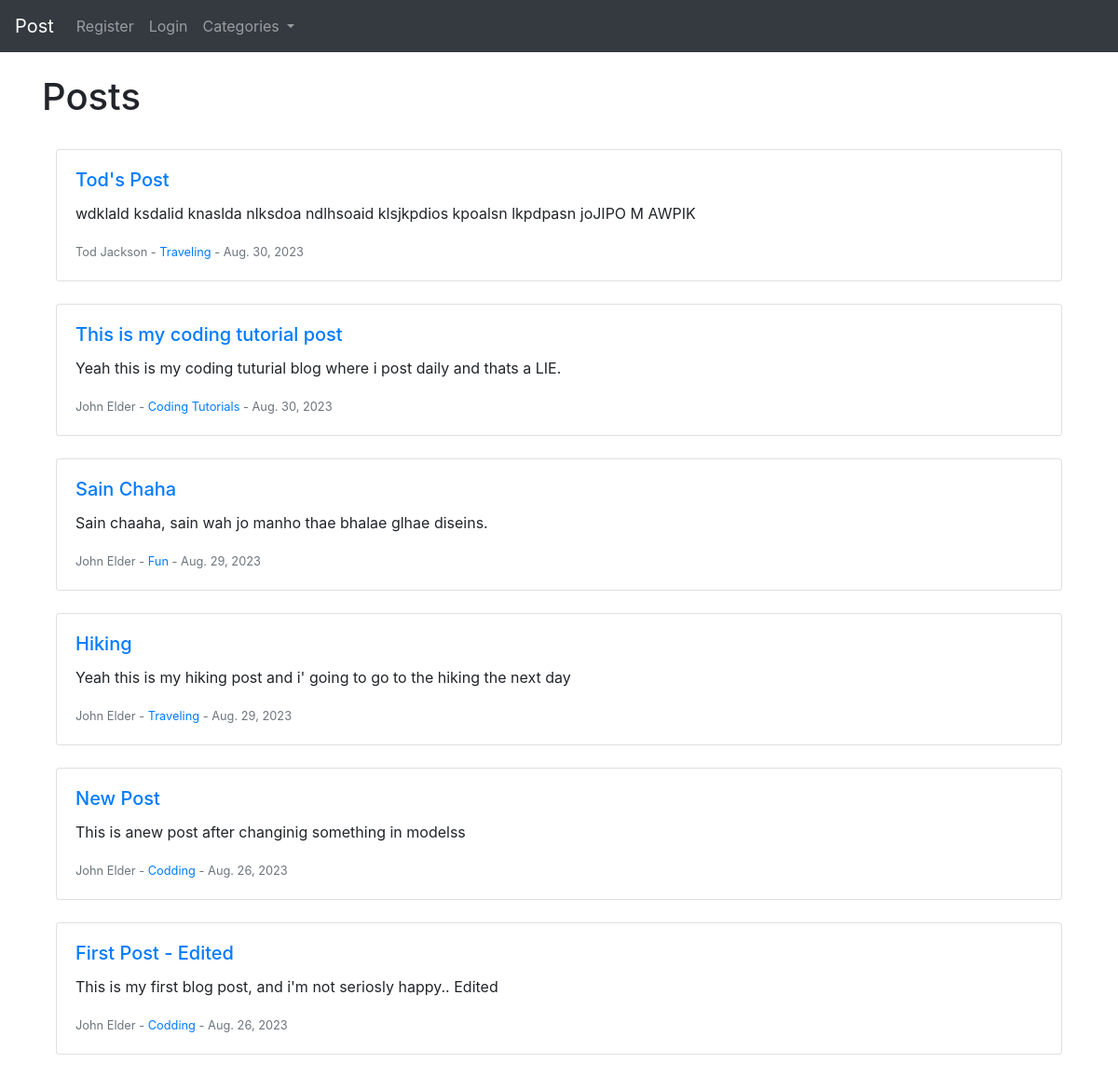
/, run on an earlier commit of the app's database.
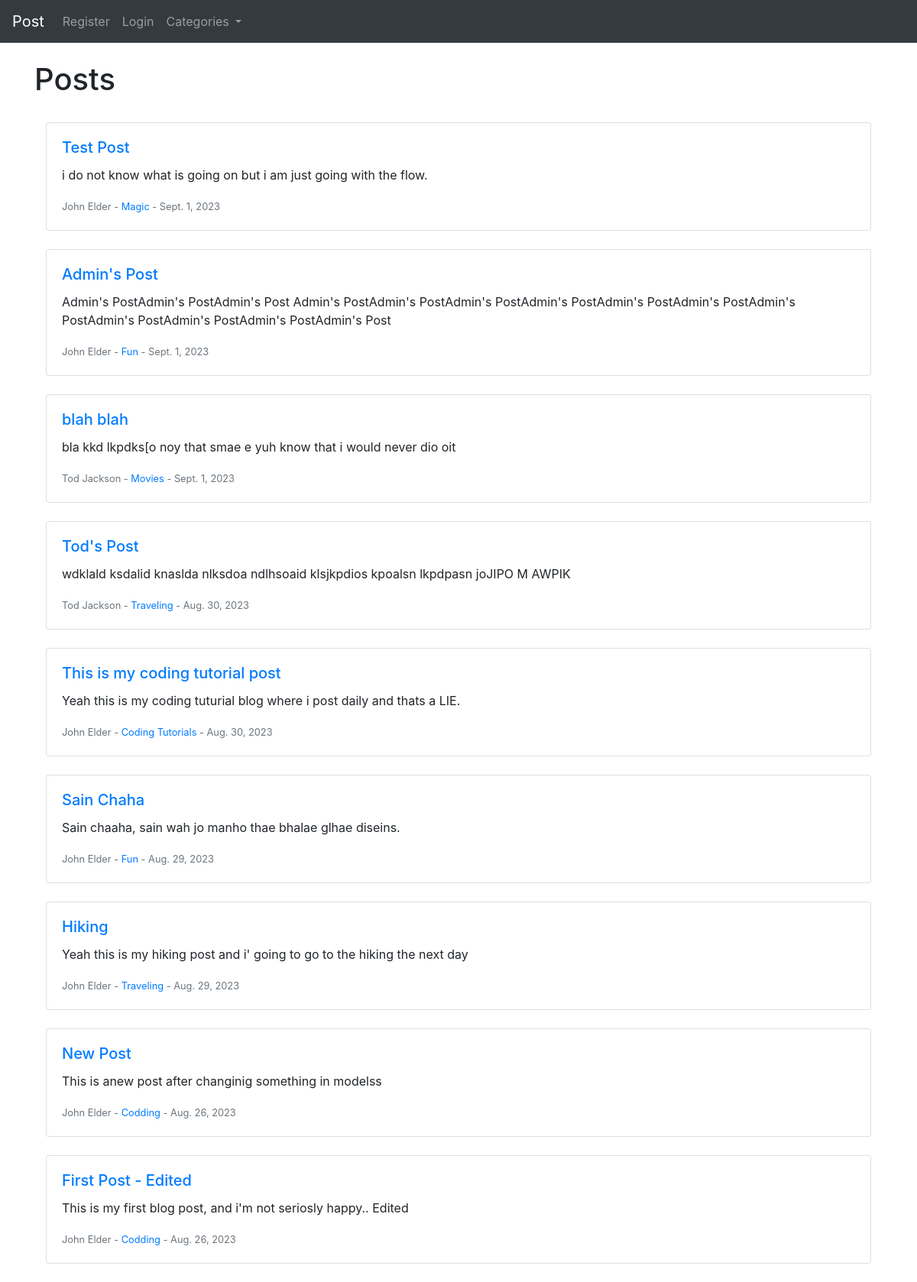
And on a later commit of the database.
### theblog/models.py (models this page shows, shortened)
class Post(models.Model):
    title = models.CharField(max_length=255)
    title_tag = models.CharField(max_length=255, default="Coding")
    author = models.ForeignKey(User, on_delete=models.CASCADE)
    body = models.TextField()
    post_date = models.DateTimeField(auto_now_add=True)
    category = models.CharField(max_length=255, default="Codding")
    likes = models.ManyToManyField(User, related_name="blog_posts")

### theblog/views.py (the view)
# urls.py: path('', HomeView.as_view() , name='home'),
class HomeView(ListView):
    model = Post
    template_name = 'home.html'
    ordering = ['-post_date']
    def get_context_data(self, *args, **kwargs):
        cat_menu = Category.objects.all()
        context = super(HomeView, self).get_context_data(*args, **kwargs)
        context["cat_menu"] = cat_menu
        return context

### theblog/models.py (called while the page is built)
    def __str__(self):
        return self.name

### theblog/templates/home.html (shortened to what this page needs)
{% extends 'base.html' %}
{% block content %}
    <br>
    <h1>Posts</h1><br>
    <div class="container">
        {% for post in object_list %}
            <div class="row mb-4">
                <div class="col-md-12">
                    <div class="card">
                        <div class="card-body">
                            <h5 class="card-title">
                                <a href="{% url 'article_detail' post.pk %}">{{ post.title }}</a>
                            </h5>
                            <p class="card-text">{{ post.body|slice:":200" }}</p>
                            <p class="card-text">
                                <small class="text-muted">
                                    {{ post.author.first_name }} {{ post.author.last_name }} -
                                    {% if post.category %}
                                        <a href="{% url 'category' post.category %}">{{ post.category }}</a>
                                    {% else %}
                                        No Category Available
                                    {% endif %}
                                    - {{ post.post_date|date }}
                                </small>
                            </p>
                        </div>
                    </div>
                </div>
            </div>
        {% endfor %}
    </div>
{% endblock %}

What changed in the data, as far as the page shows it:
added Post: title "Test Post", body "i do not know what is going on but i am just going with the flow.", author.first_name "John", author.last_name "Elder", category "Magic", post_date "Sept. 1, 2023"
added Post: title "Admin's Post", body "Admin's PostAdmin's PostAdmin's Post Admin's PostAdmin's PostAdmin's PostAdmin's PostAdmin's PostAdmin's PostAdmin's PostAdmin's PostAdmin's PostAdmin's PostAdmin's Post", author.first_name "John", author.last_name "Elder", category "Fun", post_date "Sept. 1, 2023"
added Post: title "blah blah", body "bla kkd lkpdks[o noy that smae e yuh know that i would never dio oit", author.first_name "Tod", author.last_name "Jackson", category "Movies", post_date "Sept. 1, 2023"
